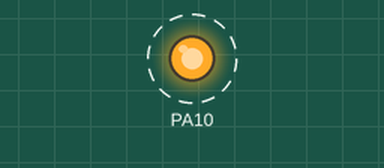
Recording of a sketch running on a simulated STM32 Black Pill. Parts: output pins drawn as LEDs (lit = HIGH). Dashed ring = blinking.

Above: at 0.2 s.
Timing chart, 0 to 3.0 s (numbered marks = the images above):
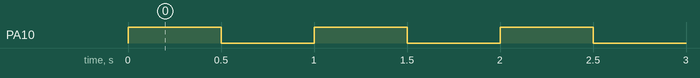

The sketch:

v2baseline.ino
```cpp
HardwareSerial Serial1(PC5, PB10);

void setup() {
  // put your setup code here, to run once:
  Serial1.begin(115200);
  pinMode(PA10, OUTPUT);
}

void loop() {
  // put your main code here, to run repeatedly:
  Serial1.println("ok");
  digitalWrite(PA10, HIGH);
  delay(500);
  digitalWrite(PA10, LOW);
  delay(500);
}
```

Measured:
- by itself, PA10: alternates HIGH for 0.50 s and LOW for 0.50 s
